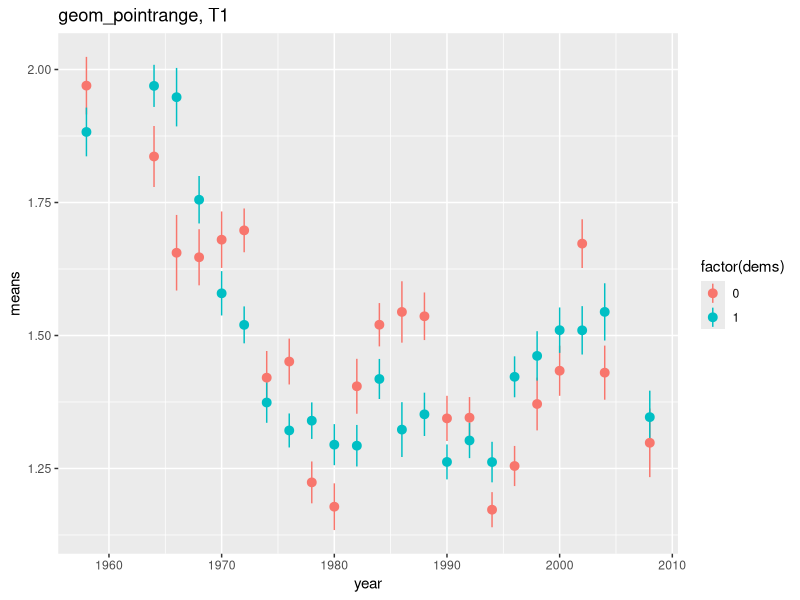
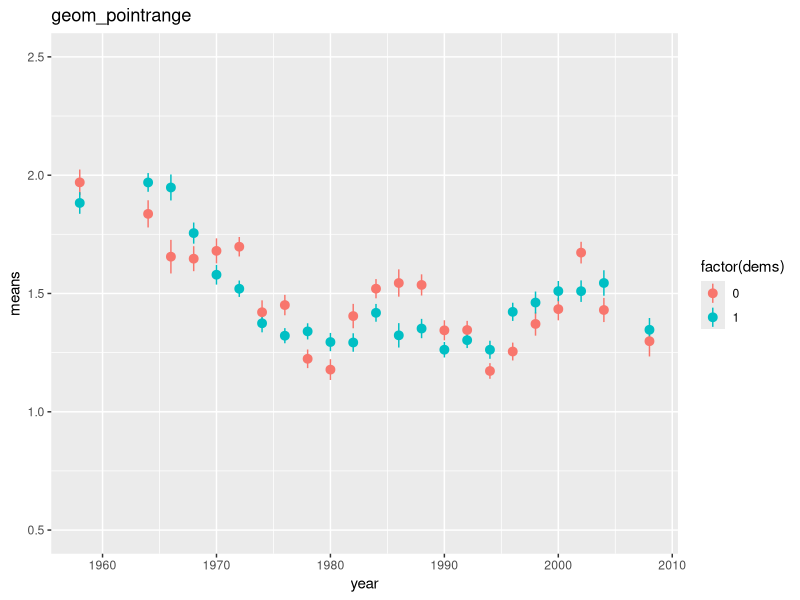
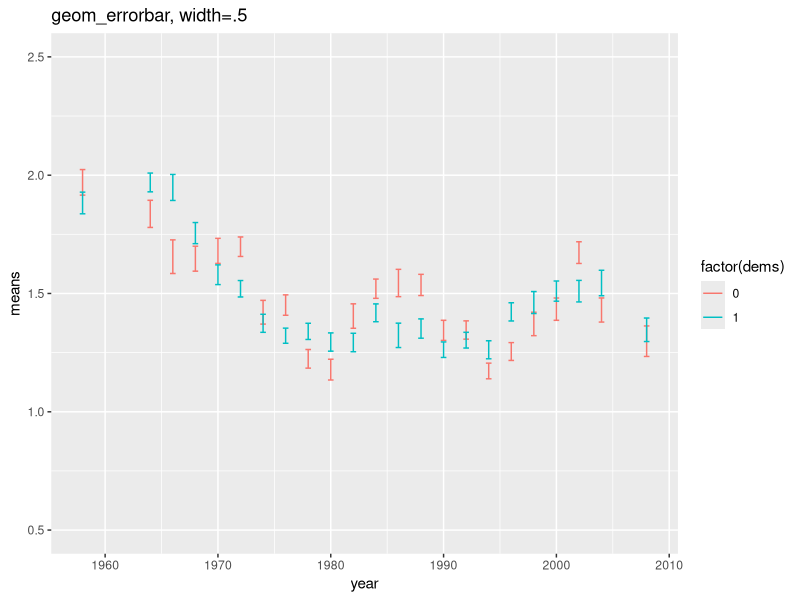
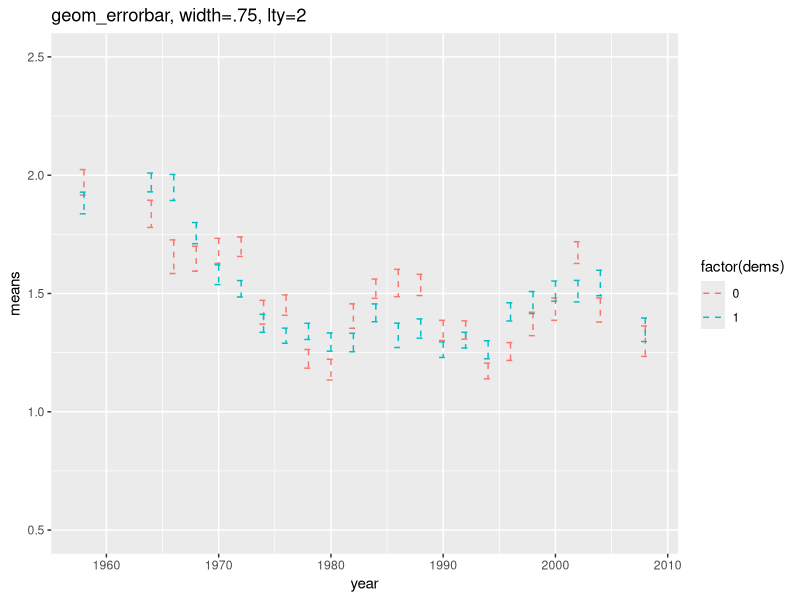
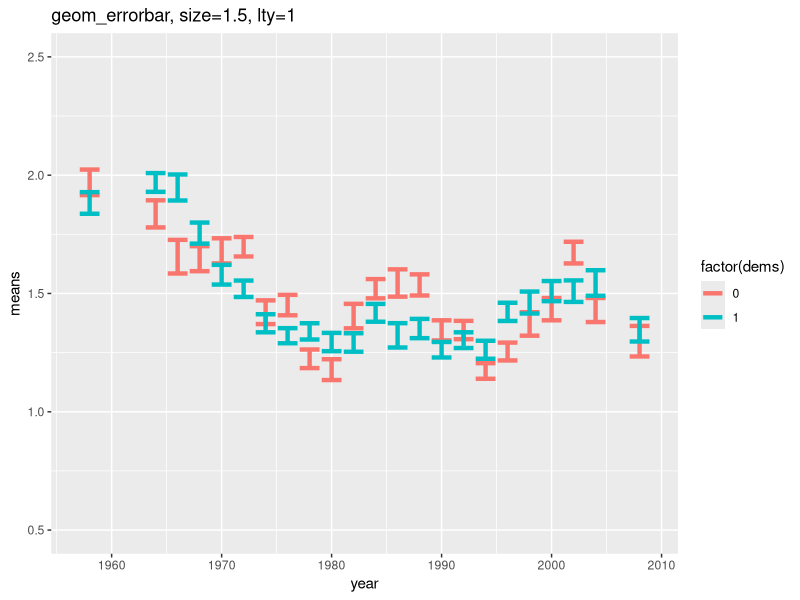
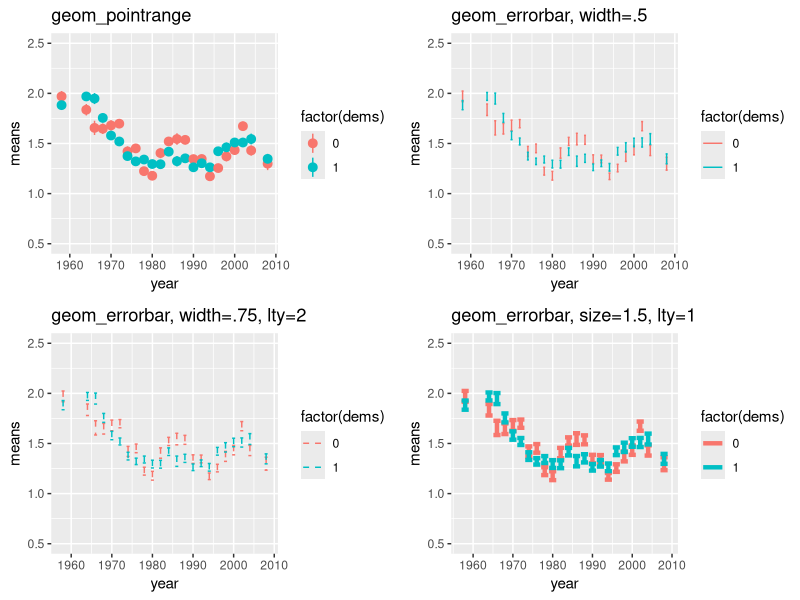

These figures' R source, in order:
# Description : GGtutorial: Day 2 - grid.arrange
# Website : http://is-r.tumblr.com/post/34628702940/ggtutorial-day-2-grid-arrange

doInstall <- TRUE # Change to FALSE if you don't want packages installed.
toInstall <- c("ggplot2", "gridExtra","reshape")
if(doInstall){install.packages(toInstall, repos = "http://cran.r-project.org")}
lapply(toInstall, library, character.only = TRUE)

#Let's first define a function, SE, to represent the standard error of a
#variable:
library(gridExtra)
library(ggplot2)
library(reshape)
SE <- function(X) {
  (sd(X, na.rm=TRUE)/ sqrt(length(X)-1) )
}

ANES <- read.csv("data/ANES.csv")
head(ANES)
ANES$caseid <- 1:dim(ANES)[1]

TRUST <-melt(ANES, id=c("year", "dems"), na.rm=TRUE)
head(TRUST)
TRUST <- TRUST[TRUST$variable=="trust",]

#first thing I'll cast are the means of the "trust" variable over
#time, based on the respodnent's two-party identification

MEANS <- cast(TRUST, year+dems~variable, mean, na.rm=TRUE)
head(MEANS)

SEs <- cast(TRUST, year+dems~variable, SE)
head(SEs)

TRUST.plot <- cbind(MEANS$year,MEANS$dems,SEs$dems, MEANS$trust, SEs$trust,
                    (MEANS$trust - 1.96* SEs$trust), (MEANS$trust + 1.96* SEs$trust) )
TRUST.plot
TRUST.plot <- TRUST.plot[complete.cases(TRUST.plot),]

colnames(TRUST.plot) <- c("year", "dems", "dems.2", "means",
                          "SE", "lows", "highs")

DF <- as.data.frame(TRUST.plot)

T1 <- ggplot(data = DF) + geom_pointrange(aes(x = year, y = means,
                                              ymin = lows, ymax = highs, colour=factor(dems)) )
T1 <- T1 + labs(title="geom_pointrange, T1")
T1

# Part 2
Con1 <- ggplot(data = DF) + geom_pointrange(aes(x = year, y = means,
                                                ymin = lows, ymax = highs, colour=factor(dems)) )
Con1 <- Con1 + ylim(0.5,2.5) + labs(title="geom_pointrange")
Con1
Con2 <- ggplot(data = DF) + geom_errorbar(aes(x = year, y = means,
                                              ymin = lows, ymax = highs, colour=factor(dems), width=.5) )
Con2 <- Con2 + ylim(0.5,2.5) + labs(title="geom_errorbar, width=.5")
Con2
Con3 <- ggplot(data = DF) + geom_errorbar(aes(x = year, y = means,
                                              ymin = lows, ymax = highs, colour=factor(dems), width=.75), lty=2 )
Con3 <- Con3 + ylim(0.5,2.5) + labs(title="geom_errorbar, width=.75, lty=2")
Con3
Con4 <- ggplot(data = DF) + geom_errorbar(aes(x = year, y = means,
                                              ymin = lows, ymax = highs, colour=factor(dems)), size=1.5, lty=1 )
Con4 <- Con4 + ylim(0.5,2.5) + labs(title="geom_errorbar, size=1.5, lty=1")
Con4
MfrowGG <- grid.arrange(Con1, Con2, Con3, Con4, ncol=2)
